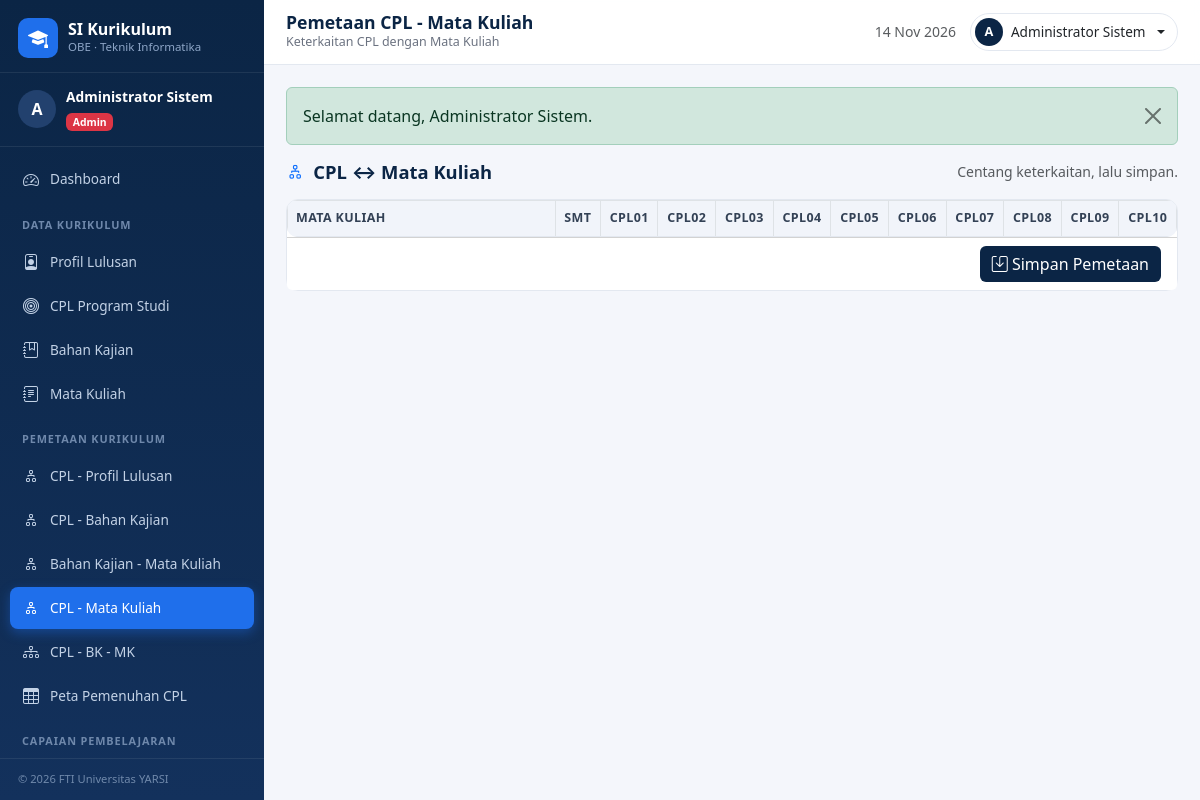
The app's page /pemetaan/cpl_mk.php (signed in) with its own data.
### tables this page shows
CREATE TABLE cpl (
  id INT AUTO_INCREMENT PRIMARY KEY,
  kode_cpl VARCHAR(10) NOT NULL UNIQUE,
  deskripsi TEXT NOT NULL,
  domain VARCHAR(5) NOT NULL
);

### includes/functions.php (called while the page is built, shortened)
<?php
function e($value): string
{
    return htmlspecialchars((string)$value, ENT_QUOTES, 'UTF-8');
}
function current_role(): string
{
    return $_SESSION['user']['role'] ?? '';
}
function can_manage_master(): bool
{
    return in_array(current_role(), ['admin', 'kaprodi'], true);
}

### pemetaan/cpl_mk.php (the view, shortened to what this page needs)
<?php
$pdo = db();
$can = can_manage_master();
$cpls = $pdo->query('SELECT * FROM cpl ORDER BY kode_cpl')->fetchAll();
include __DIR__ . '/../includes/header.php';
?>
<div class="page-head"><h2><i class="bi bi-diagram-2 me-1 text-primary"></i> CPL &harr; Mata Kuliah</h2>
  <span class="text-muted small">Centang keterkaitan, lalu simpan.</span>
</div>
<form method="post">
  <div class="card">
    <div class="card-body p-0">
      <div class="table-responsive">
        <table class="table table-bordered table-matrix mb-0">
          <thead><tr><th style="min-width:260px">Mata Kuliah</th><th class="text-center">Smt</th><?php foreach ($cpls as $cpl): ?><th class="text-center" title="<?= e($cpl['deskripsi']) ?>"><?= e($cpl['kode_cpl']) ?></th><?php endforeach; ?></tr></thead>
        </table>
      </div>
    </div>
    <?php if ($can): ?><div class="card-footer bg-white text-end"><button class="btn btn-navy"><i class="bi bi-save"></i> Simpan Pemetaan</button></div><?php endif; ?>
  </div>
</form>
<?php include __DIR__ . '/../includes/footer.php'; ?>

### assets/css/style.css (style rules this page uses)
:root { --navy: #0b2545; --navy-2: #13315c; --blue: #1f6feb; --blue-2: #3d8bfd; --bg: #f4f6fb; --line: #e3e8f0; --sidebar-w: 264px; }
* { box-sizing: border-box; }
body { font-family: "Segoe UI", system-ui, -apple-system, Arial, sans-serif; background: var(--bg); color: #1f2937; }
.btn-navy { background: var(--navy); color: #fff; border: 0; }
.card { border: 1px solid var(--line); border-radius: 12px; }
.table { --bs-table-bg: #fff; }
.table thead th { background: #f1f4fa; color: #334155; font-size: .78rem; text-transform: uppercase; letter-spacing: .03em; border-bottom: 1px solid var(--line); white-space: nowrap; }
.table-matrix td, .table-matrix th { text-align: center; }
.table-matrix td:first-child, .table-matrix th:first-child { text-align: left; white-space: nowrap; font-weight: 600; }
.table-responsive { border-radius: 10px; }
.page-head { display: flex; align-items: center; justify-content: space-between; gap: 12px; flex-wrap: wrap; margin-bottom: 16px; }
.page-head h2 { font-size: 1.15rem; font-weight: 700; color: var(--navy); margin: 0; }

### records on screen
cpl: kode_cpl "CPL01"
cpl: kode_cpl "CPL02"
cpl: kode_cpl "CPL03"
cpl: kode_cpl "CPL04"
cpl: kode_cpl "CPL05"
cpl: kode_cpl "CPL06"
cpl: kode_cpl "CPL07"
cpl: kode_cpl "CPL08"
cpl: kode_cpl "CPL09"
cpl: kode_cpl "CPL10"

### other values on screen
substr($u['nama'] ?? 'U', 0, 1) "A"
$u['nama'] "Administrator Sistem"
$role "Admin"
$__title "Pemetaan CPL - Mata Kuliah"
$__subtitle "Keterkaitan CPL dengan Mata Kuliah"
substr($__ikm, 0, 1) "A"
$__ikm "Administrator Sistem"
$f['message'] "Selamat datang, Administrator Sistem."
